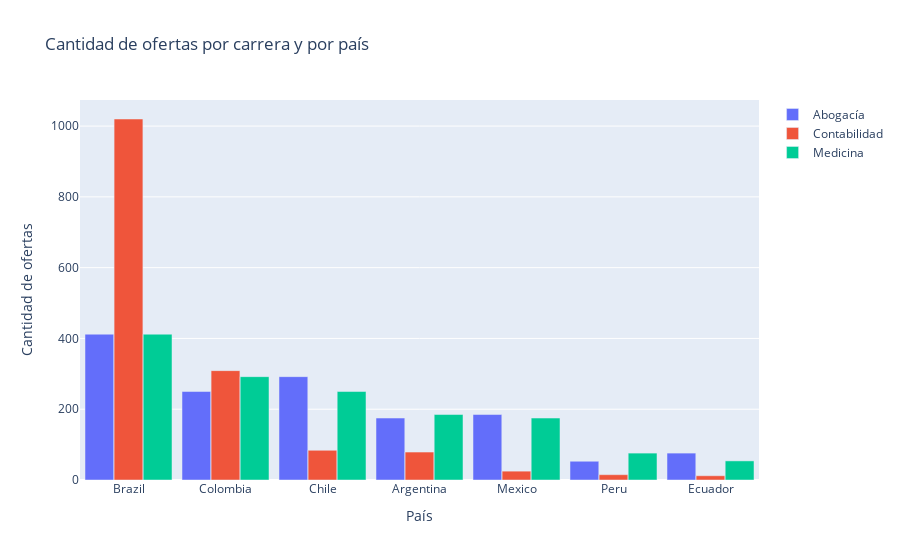

The cell this chart's notebook holds for it:
### Markdown cell above
CARRERAS TRADICIONALES MEDICINA, CONTABILIDAD, ABOGACIA.

### Code cell
#Carreras Tradicionales.
df_paisesab = pd.DataFrame({"Pais": paisesab.index, "Cantidad de ofertas": paisesab.values})
df_paisesco = pd.DataFrame({"Pais": paisesco.index, "Cantidad de ofertas": paisesco.values})
df_paisesme = pd.DataFrame({"Pais": paisesme.index, "Cantidad de ofertas": paisesme.values})

# Combinar dataframes en uno solo
df_paises = df_paisesab.merge(df_paisesco, on='Pais').merge(df_paisesme, on='Pais')

# Crear gráfico de barras
fig = go.Figure()

# Agregar barras de cada categoría
fig.add_trace(go.Bar(x=df_paises['Pais'], y=df_paises['Cantidad de ofertas'], name='Abogacía'))
fig.add_trace(go.Bar(x=df_paises['Pais'], y=df_paisesco['Cantidad de ofertas'], name='Contabilidad'))
fig.add_trace(go.Bar(x=df_paises['Pais'], y=df_paisesme['Cantidad de ofertas'], name='Medicina'))

# Personalizar gráfico
fig.update_layout(title='Cantidad de ofertas por carrera y por país', xaxis_title='País', yaxis_title='Cantidad de ofertas')
fig.update_layout(barmode='group', bargap=0.10, bargroupgap=0.01)

# Mostrar gráfico
fig.show()

### Figure 1 — Plotly figure (JSON) as saved in the notebook; plotly's stock layout.template omitted (floating-point values rounded to 4 significant figures)
{"data": [{"name": "Abogacía", "type": "bar", "x": ["Brazil", "Colombia", "Chile", "Argentina", "Mexico", "Peru", "Ecuador"], "y": [412, 250, 292, 175, 185, 53, 76]}, {"name": "Contabilidad", "type": "bar", "x": ["Brazil", "Colombia", "Chile", "Argentina", "Mexico", "Peru", "Ecuador"], "y": [1020, 309, 84, 79, 25, 15, 12, 8, 5]}, {"name": "Medicina", "type": "bar", "x": ["Brazil", "Colombia", "Chile", "Argentina", "Mexico", "Peru", "Ecuador"], "y": [412, 292, 250, 185, 175, 76, 54, 53, 19, 11, 11, 8, 6, 1]}], "layout": {"bargap": 0.1, "bargroupgap": 0.01, "barmode": "group", "title": {"text": "Cantidad de ofertas por carrera y por país"}, "xaxis": {"title": {"text": "País"}}, "yaxis": {"title": {"text": "Cantidad de ofertas"}}}}
